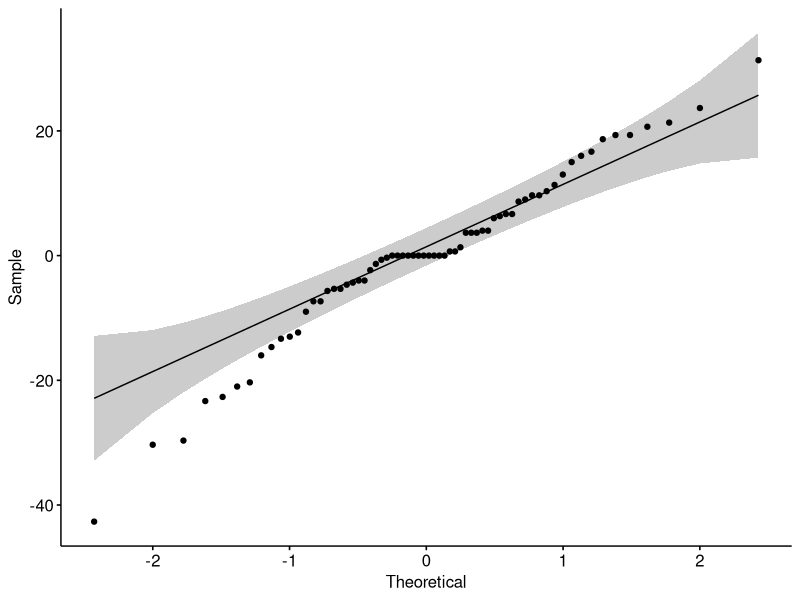
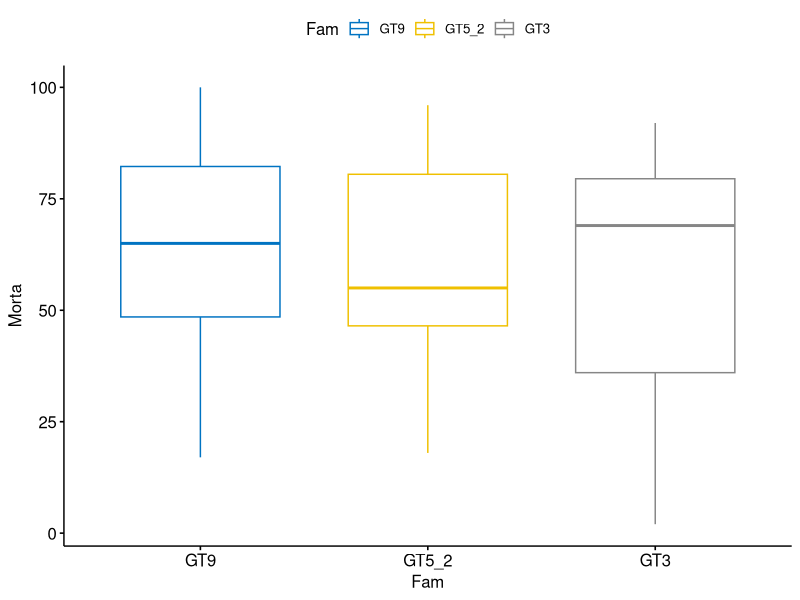
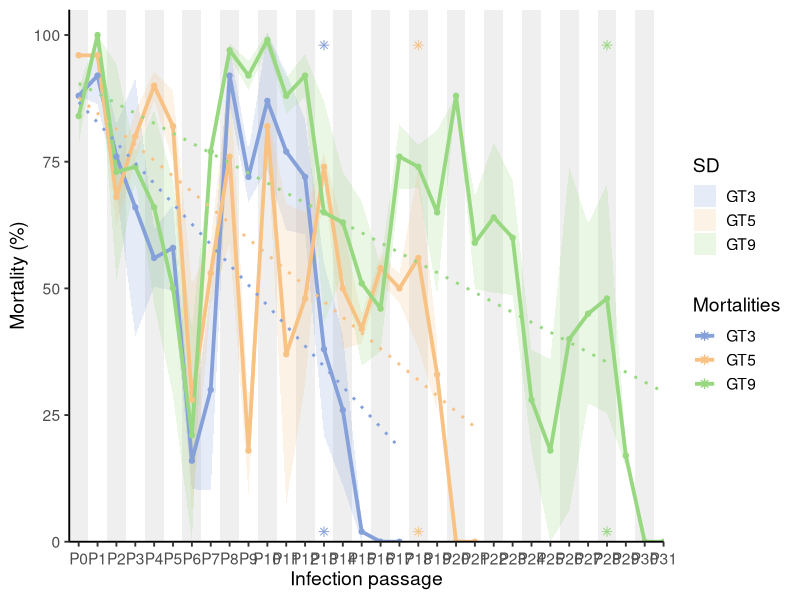
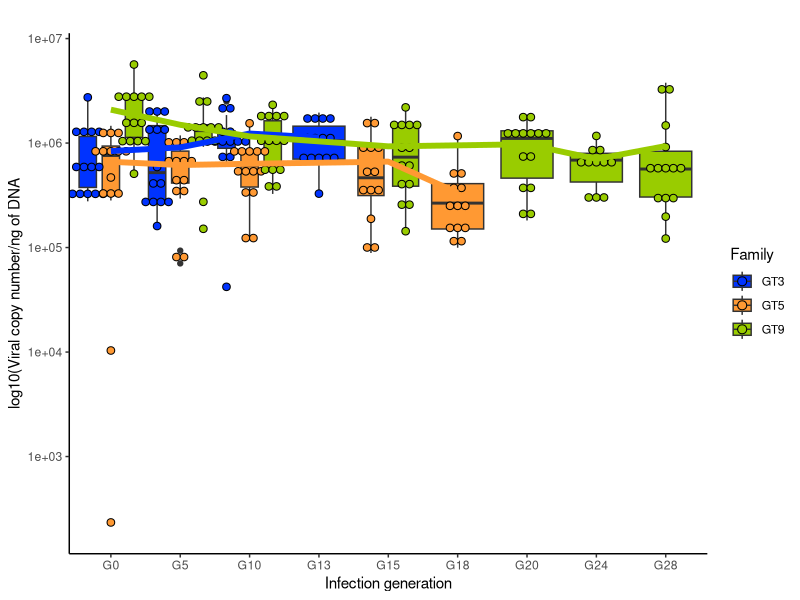
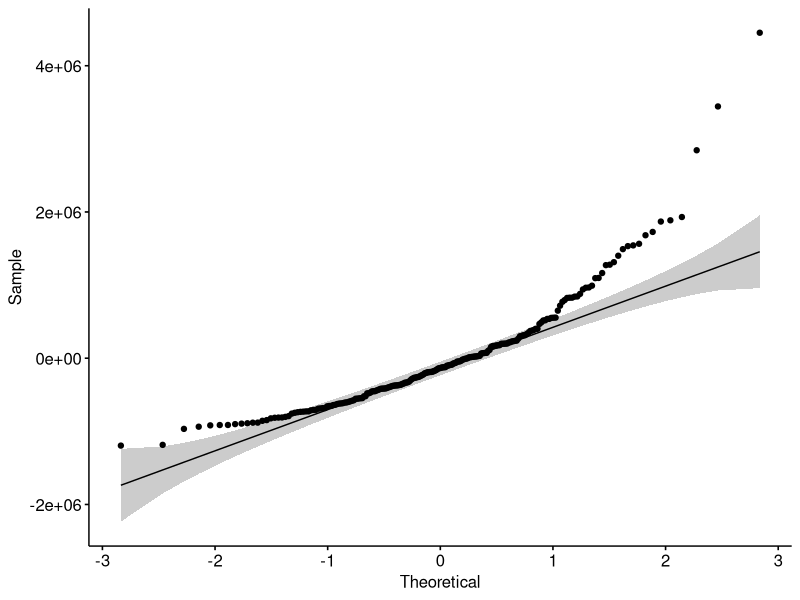
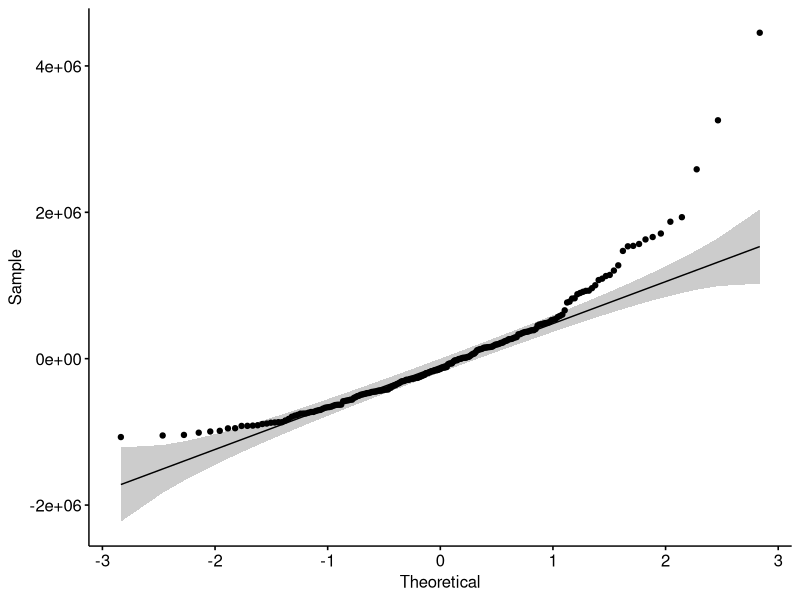

Generate these figures, in order, with R: (Note: this script raises an error after producing the figures.)
#!/usr/bin/Rscript
##title: "analysis of mortalities and load viral in mantle"
##author: "Pelletier Camille"
#date: 06/05/2022


'%!in%' <- function(x,y)!('%in%'(x,y))
options( "digits"=3)

###################################### Function to install / load package if it's not installed ###############################################
ipak <- function(pkg){
  new.pkg <- pkg[!(pkg %in% installed.packages()[, "Package"])]
  if (length(new.pkg)) 
    install.packages(new.pkg, dependencies = TRUE)
  sapply(pkg, require, character.only = TRUE)
}

ipak(unique(
  c( "ggplot2", "tidyr","ggpubr","tidyverse","rstatix","dplyr") 
) )


addline_format <- function(x,...){
  gsub('//s','/n',x)
}

###################################### MORTALITIES ###############################################
#------------------------------------------------------------------import mortality datas---------------------------------------------------------------------

mortalities<- read.csv2("./data_mortality.csv", header=T)
data_morta_replicats <- read.csv2("./pourcentages_mortalites_proxy_replicates.csv", header=T, row.names =1)
viralLoad<- read.csv2("./load_viral_TR463.csv", header=F)
meanViralLoad<- read.csv2("./load_viral_moyen_TR463.csv", header=T) 


#------------------------------------------------------------------prepare datas------------------------------------------------------------------------------
mat_mortalities <- matrix(data=0,nrow=nrow(mortalities)*(ncol(mortalities)-1),ncol=4)
colnames(mat_mortalities) <- c("Fam_Gen", "Fam", "Gen", "Morta")

compteur=1
for (i in 1:nrow(mortalities)){
  Fam_i <- mortalities[i,1]
  for (j in 2:ncol(mortalities)){
    Gen_name <- colnames(mortalities)[j]
    Gen_i <- mortalities[i,j]
    
    mat_mortalities[compteur,1] <- paste0(Fam_i,"_",Gen_name)
    mat_mortalities[compteur,4] <- Gen_i
    mat_mortalities[compteur,2] <- Fam_i
    mat_mortalities[compteur,3] <-Gen_name
    compteur <- compteur+1
  }
  
}


mat_mortalities <- na.omit(as.data.frame(mat_mortalities))
mat_mortalities <- as.data.frame(mat_mortalities)
mat_mortalities$Morta <- as.numeric(mat_mortalities$Morta)
mat_mortalities <- mat_mortalities[mat_mortalities[,4]!=0,]


#------------------------------------------------------------------test for significance----------------------------------------------------------------------


kruskal.test(Morta ~ Gen, data = mat_mortalities)
kruskal.test(Morta ~ Fam, data = mat_mortalities)



# Construct linear model
model  <- lm(Morta ~ Gen, data = mat_mortalities)
# QQ plot of residus
ggqqplot(residuals(model))

# Normality test of Shapiro-Wilk
shapiro_test(residuals(model))


summary_stats_morta_gen<- mat_mortalities %>% group_by(Gen) %>% get_summary_stats(Morta, type="mean_sd")
summary_stats_morta_fam<- mat_mortalities %>% group_by(Fam) %>% get_summary_stats(Morta, type="mean_sd")


bxp <- ggboxplot(
  mat_mortalities, x = "Fam", y = "Morta",
  color = "Fam", palette = "jco"
)
bxp



res.aov1 <- mat_mortalities %>% anova_test(Morta ~ Fam)
res.aov1
res.aov2 <- mat_mortalities  %>% anova_test(Morta ~ Gen)
res.aov2

#-----------------------------------------------------------plot datas-----------------------------------------------------------------------------------

# convert table to data frame
mortalities <- as.data.frame(data_morta_replicats)


# Time
G <- as.numeric(gsub("G", "", colnames(mortalities)))

# compute standard deviation
calc_sd <- function(r1, r2) {
  apply(rbind(r1, r2), 2, sd, na.rm = TRUE)
}


df <- bind_rows(
  data.frame(G = G, GT = "GT3",
             mean = as.numeric(mortalities["GT3", ]),
             sd   = calc_sd(mortalities["GT3_R1", ], mortalities["GT3_R2", ])),
  data.frame(G = G, GT = "GT5",
             mean = as.numeric(mortalities["GT5", ]),
             sd   = calc_sd(mortalities["GT5_R1", ], mortalities["GT5_R2", ])),
  data.frame(G = G, GT = "GT9",
             mean = as.numeric(mortalities["GT9", ]),
             sd   = calc_sd(mortalities["GT9_R1", ], mortalities["GT9_R2", ]))
) %>%
  filter(!is.na(mean)) %>% mutate(sd = ifelse(!is.na(sd) & sd > mean, mean, sd))




bg <- data.frame(
  xmin = seq(-0.5, max(G), by = 2),
  xmax = seq(0.5, max(G) + 1, by = 2)
)

last_points <- df %>%
  group_by(GT) %>%
  filter((GT == "GT3" & G == 13) |
           (GT == "GT5" & G == 18) |
           (GT == "GT9" & G == 28))



plotA <- ggplot() +
  geom_rect(data = bg,
            aes(xmin = xmin, xmax = xmax, ymin = -Inf, ymax = Inf),
            fill = "grey90", alpha = 0.6) +
  # ± SD
  geom_ribbon(data = df,
              aes(x = G, ymin = mean - sd, ymax = mean + sd, fill = GT),
              alpha = 0.2) +
  
  # Courbes de mortalité
  geom_line(data = df,
            aes(x = G, y = mean, color = GT, group = GT),
            linewidth = 1.3) +
  geom_point(data = df,
             aes(x = G, y = mean, color = GT),
             size = 1.5)+
  
  # Courbes de tendance
  geom_smooth(data = df,
              aes(x = G, y = mean, color = GT, group = GT),
              method = "lm", se = FALSE, linetype = "dotted", linewidth = 1) +
  
  # Étoiles bas
  geom_point(data = last_points,
             aes(x = G, y = 2, color = GT), shape = 8,
             size = 2) +
  
  # Étoiles haut
  geom_point(data = last_points,
             aes(x = G, y = 98, color = GT), shape = 8,
             size = 2) +
  
  # Scales
    scale_y_continuous(limits = c(0, 105), expand = c(0, 0)) +
  scale_x_continuous(
    breaks = seq(0, max(df$G)),     
    labels = paste0("P", seq(0, max(df$G))), 
    expand = c(0,0)
  )+
  scale_color_manual(
    values = c("GT3" = "#86a1da", "GT5" = "#f8c284", "GT9" = "#98d881", 
               name="Last sequenced samples")
  ) +
  scale_fill_manual(
    values = c("GT3" = "#86a1da", "GT5" = "#f8c284", "GT9" = "#98d881"),
    name = "SD"
  ) +
  scale_shape_manual(
    values = c("GT3" = 8, "GT5" = 8, "GT9" = 8),
    name = "Last sequenced samples"
  ) +
  
  labs(
    x = "Infection passage",
    y = "Mortality (%)",
    color = "Mortalities",
    fill  = "Mortalities"
  ) +
  
  theme_classic(base_size = 14) +
  theme(
    legend.position = "right",
    axis.text.x = element_text(angle = 0, vjust = 0.5)
  )

plotA

###################################### VIRAL LOAD ###############################################

#------------------------------------------------------------------prepare datas--------------------------------------------------------------------------

viralLoad_family <- viralLoad %>% 
  tidyr::separate(V1, c("Family","Replicate"), sep =c("_") ,remove = FALSE) %>%
  dplyr::mutate(param= glue::glue("{Family}_{V2}"))


#------------------------------------------------------------------plot datas--------------------------------------------------------------------------

plotB <- ggplot(viralLoad_family, aes(x=V2, y=V3, fill=Family)) + scale_y_continuous(trans='log10') +
  geom_boxplot(position=position_dodge(1))+  scale_x_discrete(limits=c("G0", "G5", "G10","G13","G15","G18","G20","G24","G28")) +
  geom_dotplot(binaxis='y', stackdir='center', dotsize=0.5,
               position=position_dodge(1)) +scale_fill_manual(values=c("#0033FF", "#FF9933", "#99CC00"))+
  geom_line(data = meanViralLoad[meanViralLoad$Family == "GT3",], 
            mapping = aes(x = Generation, y = Load, group=1),color="#0033FF", linewidth=2)+
  geom_line(data = meanViralLoad[meanViralLoad$Family == "GT5",], 
            mapping = aes(x = Generation, y = Load, group=1),color="#FF9933", linewidth=2)+
  geom_line(data = meanViralLoad[meanViralLoad$Family == "GT9",], 
            mapping = aes(x = Generation, y = Load, group=1),color="#99CC00", linewidth=2) + 
  ggtitle("") +
  xlab("Infection generation") + ylab("log10(Viral copy number/ng of DNA") + theme_classic()


plotB

#------------------------------------------------------------------test for significance----------------------------------------------------------------------

# Construct linear model
model1 <- lm(V3 ~ V2, data = viralLoad_family)
model2  <- lm(V3 ~ Family, data = viralLoad_family)
# QQ plot of residus
ggqqplot(residuals(model1))
ggqqplot(residuals(model2))
# Normality test of Shapiro-Wilk
shapiro_test(residuals(model1))
shapiro_test(residuals(model2))

kruskal.test(V3 ~ V2, data = viralLoad_family)
kruskal.test(V3 ~ Family, data = viralLoad_family)


summary_stats_loadVir_gen<- viralLoad_family %>% group_by(V2) %>% get_summary_stats(V3, type="mean_sd")
summary_stats_loadVir_fam<- viralLoad_family %>% group_by(Family) %>% get_summary_stats(V3, type="mean_sd")
summary_stats_loadVir_fam_Gen<- viralLoad_family %>% group_by(Family,V2) %>% get_summary_stats(V3, type="mean_sd")

res.aov3 <- viralLoad_family %>% anova_test(V3 ~ Family)
res.aov3
res.aov4 <- viralLoad_family  %>% anova_test(V3 ~ V2)
res.aov4




anova_mat<- rbind(res.aov1, res.aov2, res.aov3, res.aov4)
anova_mat[1,1] <- "Mortalities ~ oyster populations"
anova_mat[2,1] <- "Mortalities ~ infection generations"
anova_mat[3,1] <- "Viral DNA copy number ~ oyster populations"
anova_mat[4,1] <- "Viral DNA copy number ~ infection generations"

anova_mat
#---------------------------------------------------------------plot global--------------------------------------------------------------

figure_global <- plotA | plotB
figure_global
